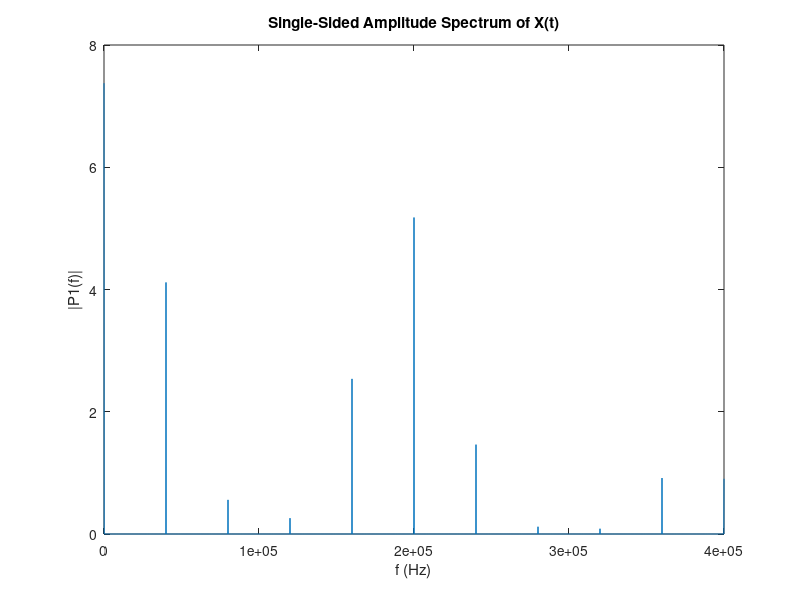

Write the MATLAB code that produced this figure.
ts=1e-8;

f1=80e3;
f2=120e3;

Af1=10;
Af2=8;

Cf1_tot=[];
wst_tot=[];
Afx_tot=[];

fsample=4*(f1+f2);
tsample= 1/fsample;

for time=tsample:tsample:1e-2
    
Ax=Af1*cos(2*pi*f1*time);
Ay=Af1*sin(2*pi*f1*time);

Bx=Af2*cos(2*pi*f2*time);
By=Af2*sin(2*pi*f2*time);


Cf1=sqrt((Ax+Bx)^2+(Ay+By)^2 );

wst=atan((Ay+By)/(Ax+Bx));

Afx= Cf1*cos(wst);

Afx_tot=[Afx_tot Afx];
% Cf1
% _tot=[Cf1_tot Cf1];
wst_tot=[wst_tot wst];
% time
end
%%
plot(wst_tot)
%%
plot(Afx_tot)
%%

Fs= fsample;
Y = fft(Afx_tot);
L=length(Afx_tot);
P2 = abs(Y/L);
P1 = P2(1:L/2+1);
P1(2:end-1) = 2*P1(2:end-1);

f = Fs*(0:(L/2))/L;
plot(f,P1) 
title("Single-Sided Amplitude Spectrum of X(t)")
xlabel("f (Hz)")
ylabel("|P1(f)|")
% xlim([0 200e3])
